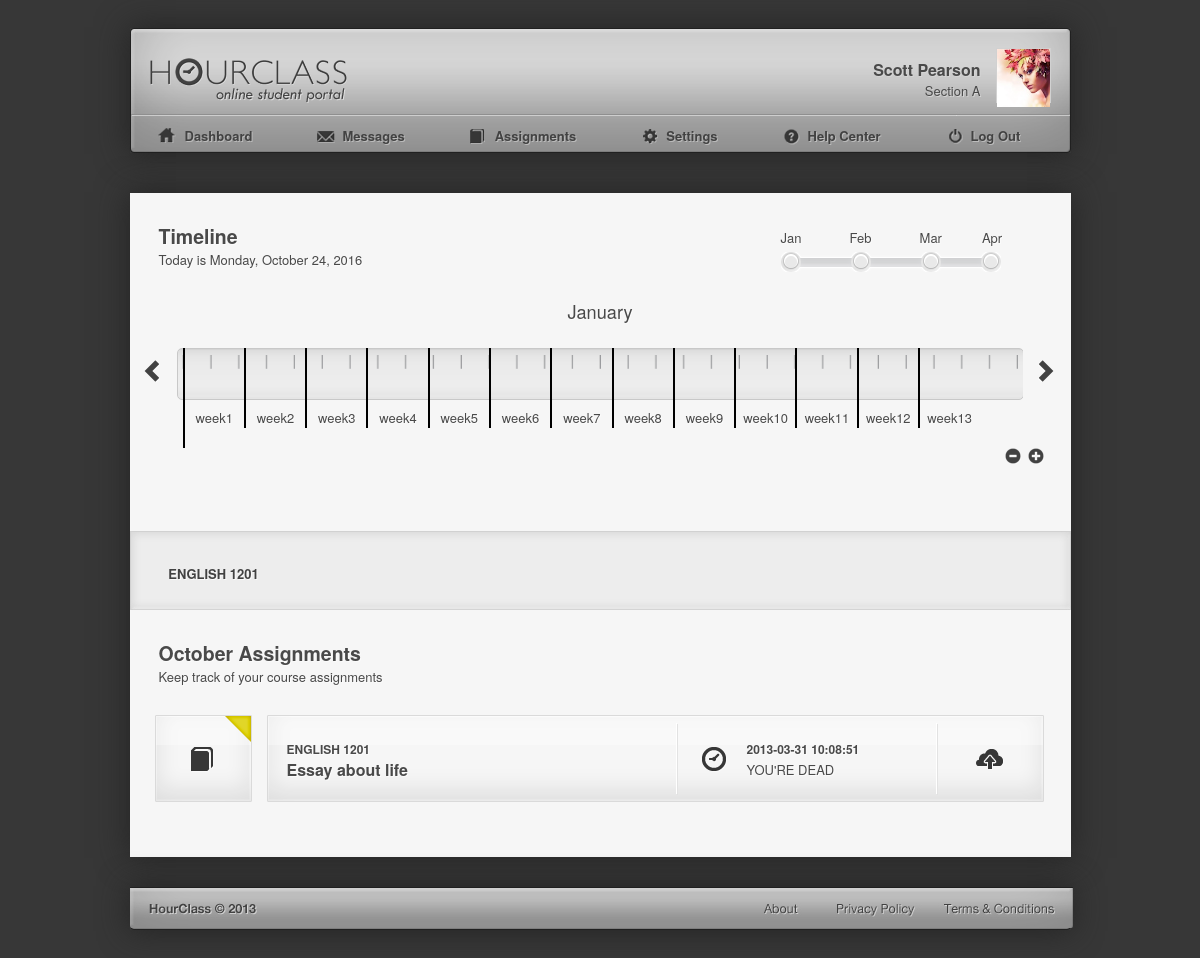
Screenshot of /index.php (signed in) with the database file from the repository.
### tables this page shows
CREATE TABLE IF NOT EXISTS tbl_students (
  student_id mediumint(5) unsigned NOT NULL AUTO_INCREMENT,
  student_login varchar(25) NOT NULL,
  student_password varchar(40) NOT NULL,
  student_name varchar(40) NOT NULL,
  student_lastname varchar(40) NOT NULL,
  student_avatar varchar(90) NOT NULL DEFAULT 'images/default.jpg',
  PRIMARY KEY (student_id)
);

CREATE TABLE IF NOT EXISTS tbl_sections (
  section_id tinyint(2) unsigned NOT NULL AUTO_INCREMENT,
  section_title varchar(20) NOT NULL,
  PRIMARY KEY (section_id)
);

CREATE TABLE IF NOT EXISTS tbl_term (
  term_id smallint(4) unsigned NOT NULL AUTO_INCREMENT,
  term_title varchar(120) NOT NULL,
  term_start timestamp NOT NULL DEFAULT CURRENT_TIMESTAMP ON UPDATE CURRENT_TIMESTAMP,
  term_end timestamp NOT NULL DEFAULT '0000-00-00 00:00:00',
  PRIMARY KEY (term_id)
);

CREATE TABLE IF NOT EXISTS tbl_course (
  course_id smallint(2) unsigned NOT NULL AUTO_INCREMENT,
  course_title varchar(60) NOT NULL,
  course_color varchar(120) NOT NULL,
  PRIMARY KEY (course_id)
);

CREATE TABLE IF NOT EXISTS tbl_assignments (
  assignment_id smallint(5) unsigned NOT NULL AUTO_INCREMENT,
  assignment_title varchar(200) NOT NULL,
  assignment_description text NOT NULL,
  assignment_duedate varchar(40) NOT NULL,
  assignment_submit varchar(30) NOT NULL,
  PRIMARY KEY (assignment_id)
);

### includes/queries.php (called while the page is built, shortened)
<?php
$username = $_SESSION['name'];
$sql_student = "SELECT * FROM tbl_students, tbl_sections, tbl_l_studsec, tbl_term, tbl_l_sterm, tbl_assignments, tbl_l_secassign, tbl_course, tbl_l_seccours WHERE tbl_course.course_id=tbl_l_seccours.course_id AND tbl_term.term_id = tbl_l_sterm.term_id AND tbl_students.student_id = tbl_l_sterm.student_id AND tbl_sections.section_id=tbl_l_seccours.section_id AND tbl_l_studsec.student_id=tbl_students.student_id AND tbl_l_studsec.section_id=tbl_sections.section_id AND tbl_l_secassign.section_id=tbl_sections.section_id AND tbl_l_secassign.assignment_id=tbl_assignments.assignment_id AND tbl_students.student_login=\"".$username."\"";
$result_student=mysql_query($sql_student);
?>

### _index.php (the view, shortened to what this page needs)
<!DOCTYPE HTML>
<html>
<head>
    <link rel="stylesheet" href="css/styles.css">
<?php
for ($i = 0; $students[$i] = mysql_fetch_assoc($result_student); $i++);
    array_pop($students);
$starttime = strtotime($students[0]["term_start"]);
$cur = time();
$curmnth = date("n", $starttime);
$fmnth = $curmnth + 0;
$smnth = $curmnth + 1;
$tmnth = $curmnth + 2;
$frmnth = $curmnth + 3;
$viewmnth = array("Null","Jan", "Feb", "Mar", "Apr", "May", "Jun", "Jul", "Aug", "Sep", "Oct", "Nov", "Dec");
?>
</head>
<body onLoad="init()">
<div id="container">
    <div id="header">
        <div id="logo">
        <a href="index.html"><img src="images/hourclass.png" alt="HourClass - Online student portal"></a>
        </div>
        <div id="dpicture">
            <?php echo "<img src=\"".$students[0]["student_avatar"]."\" width=\"53\">"; ?>
        </div>
        <div id="dname">
        <span class="bold topdropshadow"><?php echo $students[0]["student_name"]; ?> <?php echo $students[0]["student_lastname"]; ?></span><br>
        <span class="topdropshadow"><?php echo $students[0]["section_title"]; ?></span>
        </div>
        <div id="navigation">
            <ul>
                <li><a href="#"><img src="images/dash_icon.png" alt="Dashboard">Dashboard</a></li>
                <li><a href="#"><img src="images/mail_icon.png" alt="Messages">Messages</a></li>
                <li><a href="#"><img src="images/courses_icon.png" alt="Assignments">Assignments</a></li>
                <li><a href="#"><img src="images/settings_icon.png" alt="Settings">Settings</a></li>
                <li><a href="#"><img src="images/help_icon.png" alt="Help Center">Help Center</a></li>
                <li><a href="logout.php"><img src="images/logout_icon.png" alt="Log Out">Log Out</a></li>
            </ul>
        </div>
    </div>
<div id="content">
    <br>
    <div class="heading">
      <h2>Timeline</h2>
      <p>Today is <?php echo date('l, F j, Y'); ?></p><div id="cum"> </div>
        <br>
    </div>
    <div class="nod">
    <div id="butlab">
   <span id="space" class="space"><?php echo $viewmnth[$fmnth] ?></span><span class="space"><?php echo $viewmnth[$smnth] ?></span><span class="space"><?php echo $viewmnth[$tmnth] ?></span><span class="space2"><?php echo $viewmnth[$frmnth] ?></span>
    </div>
    <div id="butnods">
    <button id="fmonth" onClick="month(0)" class="mclick"><img id="fm" src="images/switch.png" alt="node switch" /></button><button onClick="month(1)" id="smonth" class="mclick"><img id="sm" src="images/switch.png" alt="node switch" /></button><button id="tmonth" onClick="month(2)" class="mclick"><img id="tm" src="images/switch.png" alt="node switch" /></button><button id="frmonth" onClick="month(3)" class="mclick"><img id="frm" src="images/switch.png" alt="node switch" /></button>
    </div>
    </div>
    <div id="timeline2">
    <div id="main">
<div class="move" onClick="pre()" id="leftarrow"><img src="images/left_arrow.png" alt="left aroow img" /></div>
<div id="viewport" class="viewport">
<div id="monthname">Month</div>
<div id="weekview"><div id="weeks"></div></div>
<div id="timeline">
    	<div id="currenttime"></div>
        <div id="daymark"><img id="dm" src="images/day_marks.png" /><img src="images/mnth_marks.png" id="mm" /></div>
        <div id="markerspace">
        <div class="marker"></div>
        <?php
	$i = 0;
	$n = count(array_unique($students));
	while ($i < $n) {
	$menu[$i] = ($students[$i]["assignment_title"]);
	$i++;
	}
	?>
        </div>
</div>
</div>
<div class="move" onClick="next()" id="rightarrow"><img src="images/right_arrow.png" alt="right arrow img" /></div>
</div>
<div id="zoombut"><div class="zoom" onClick="subt()" id="zoomout"><img src="images/minus_icon.png" alt="zoom minus buttons" /></div><div class="zoom" onClick="addt()" id="zoomin"><img src="images/plus_icon.png" alt="zoom plus buttons" /></div></div>
    </div>
<div id="courselegend">
            <ul>
    <?php
	$i = 0;
	$n = count(array_unique($students));
	while ($i < $n) {
	$menu[$i] = ($students[$i]["course_title"]);
	$i++;
	}
	$menu_i = array_unique($menu);
	$i = 0;
	$n = count($menu_i);
	while ($i < $n){
	echo "<li><a href=\"#\">".$students[$i]["course_title"]."</a></li>";
	$i++;
	};
	?>
            </ul>
        </div>
        <br>
   <div class="heading">
    <h2><?php echo date('F'); ?> Assignments</h2>
    <p>Keep track of your course assignments</p>
    <br>
    </div>
   <?php
	$i = 0;
	$n = count(array_unique($students));
	while ($i < $n){
		?>
    <div class="assignbar">
        <div class="assignicon">
        <img src="images/<?php echo $students[$i]["course_color"]; ?>" alt="Course">
        </div>
         <div class="assigndesc">
            <div class="assigntitle">
                <h3><?php echo $students[$i]["course_title"]; ?></h3>
                <h4><?php echo $students[$i]["assignment_title"]; ?></h4>
            </div>
             <div class="assignclock">
             <img src="images/clock.png" alt="Clock">
            </div>
            <div class="assigndate">
                <h3><h3><?php echo $students[$i]["assignment_duedate"]; ?></h3></h3>
                <p class="assigndatespace"><?php
                $time_left = strtotime($students[$i]["assignment_duedate"])-$cur;
                if ($time_left < 0) {
                	echo "YOU'RE DEAD";
                 } ?></p>
            </div>
            <div class="assignupload">
           <a href="_submit.php" onclick="javascript:void window.open('_submit.php?id=<?php echo $students[$i]["assignment_id"]; ?>','1366747195445','width=700,height=500,toolbar=0,menubar=0,location=0,status=1,scrollbars=1,resizable=1,left=0,top=0');return false;"><img src="images/upload.png" alt="Upload Assignment"></a>
            </div>
        </div>
    </div>
    <br><br>
      <?php
        $i++;
    };
?>
    <br>
</div>
<div id="footer">
<img src="images/footer.jpg" alt="footer img" />
</div>
</div>
</body>
</html>

### index.php (shortened to what this page needs)
<?php
include("includes/queries.php");
  ?>
<!DOCTYPE html>
<html>
<head>
<?php
if (!isset($_SESSION['professor'])) {
	include("includes/_student.php");
	}else{
	include("includes/professor.php");
	}
?>
</body>
</html>

### includes/_student.php (shortened to what this page needs)
<?php
include("includes/queries.php");
  ?>
<!DOCTYPE html>
<html>
<head>
<?php
if (!isset($_SESSION['professor'])) {
	include("_index.php");
	}else{
	include("includes/professor.php");
	}
?>
</body>
</html>

### rows the page displays
tbl_students: student_avatar (picture), student_name "Scott", student_lastname "Pearson", tbl_course.course_title "ENGLISH 1201", tbl_course.course_color (picture), tbl_assignments.assignment_title "Essay about life", tbl_assignments.assignment_duedate "2013-03-31 10:08:51"
tbl_sections: section_title "Section A"
tbl_term: term_start "Jan", term_start "Feb", term_start "Mar", term_start "Apr"
